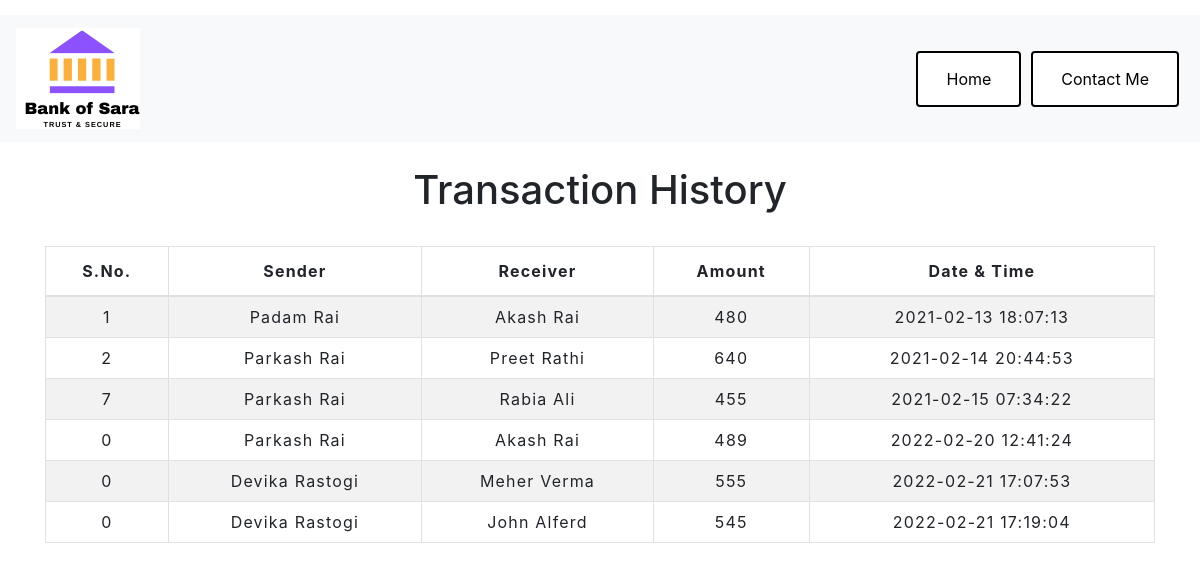
The page /transactionhistory.php on the database its author committed.
### tables this page shows
CREATE TABLE `transaction` (
  `sno` int(3) NOT NULL,
  `sender` text NOT NULL,
  `receiver` text NOT NULL,
  `balance` int(8) NOT NULL,
  `datetime` datetime NOT NULL DEFAULT current_timestamp()
);

### transactionhistory.php (the view, shortened to what this page needs)
<!DOCTYPE html>
<html lang="en">
<head>
    <link rel="stylesheet" href="https://stackpath.bootstrapcdn.com/bootstrap/4.5.2/css/bootstrap.min.css">
    <link rel="stylesheet" type="text/css" href="css/table.css">
</head>
<body>
<?php
  include 'navbar.php';
?>
	<div class="container">
        <h2 class="text-center pt-4">Transaction History</h2>
       <br>
       <div class="table-responsive-sm">
    <table class="table table-hover table-striped table-condensed table-bordered">
        <thead>
            <tr>
                <th class="text-center">S.No.</th>
                <th class="text-center">Sender</th>
                <th class="text-center">Receiver</th>
                <th class="text-center">Amount</th>
                <th class="text-center">Date & Time</th>
            </tr>
        </thead>
        <tbody>
        <?php
            include 'config.php';
            $sql ="select * from transaction";
            $query =mysqli_query($conn, $sql);
            while($rows = mysqli_fetch_assoc($query))
            {
        ?>
            <tr>
            <td class="py-2"><?php echo $rows['sno']; ?></td>
            <td class="py-2"><?php echo $rows['sender']; ?></td>
            <td class="py-2"><?php echo $rows['receiver']; ?></td>
            <td class="py-2"><?php echo $rows['balance']; ?> </td>
            <td class="py-2"><?php echo $rows['datetime']; ?> </td>
        <?php
            }
        ?>
        </tbody>
    </table>
    </div>
</div>
</body>
</html>

### table.css (style rules this page uses)
* { padding: 10; margin: 0; box-sizing: border-box; }
h2 { font-size: 40px; }
table { letter-spacing: 1.2px; color: blue; }
td { text-align: center; }

### navbar.php (style rules this page uses)
body { margin-top: 15px; }

### rows shown on the page
transaction: sno "1", sender "Padam Rai", receiver "Akash Rai", balance "480", datetime "2021-02-13 18:07:13"
transaction: sno "2", sender "Parkash Rai", receiver "Preet Rathi", balance "640", datetime "2021-02-14 20:44:53"
transaction: sno "7", sender "Parkash Rai", receiver "Rabia Ali", balance "455", datetime "2021-02-15 07:34:22"
transaction: sno "0", sender "Parkash Rai", receiver "Akash Rai", balance "489", datetime "2022-02-20 12:41:24"
transaction: sno "0", sender "Devika Rastogi", receiver "Meher Verma", balance "555", datetime "2022-02-21 17:07:53"
transaction: sno "0", sender "Devika Rastogi", receiver "John Alferd", balance "545", datetime "2022-02-21 17:19:04"
